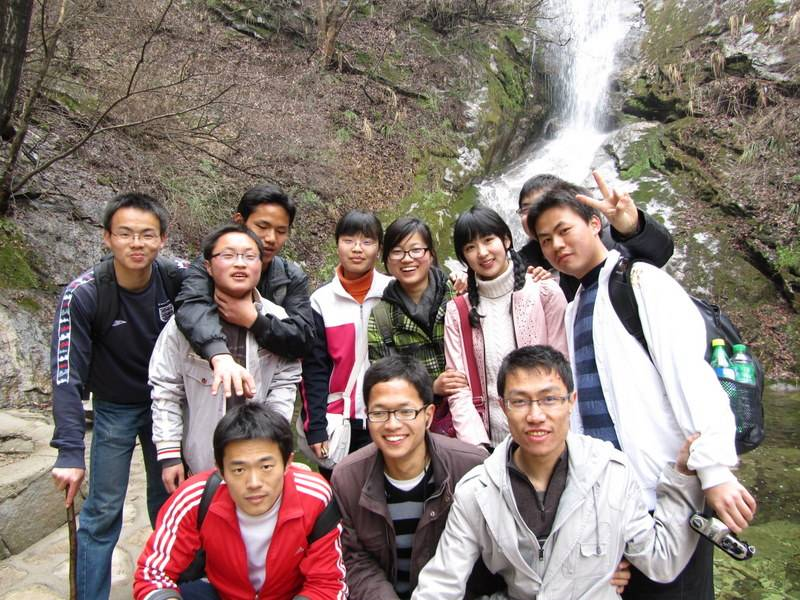
#> input picture faces.jpeg, 800 x 600 px
$ python getting_and_setting.py
#> lines starting #> are read from the running program, lines starting #| are printed output that depends on the picture; after the words box and inside, x2 and y2 are one past the last pixel; in counts of white or black regions, pixels touching at a corner belong together
from __future__ import print_function
import argparse
import cv2

#ap = argparse.ArgumentParser()
#ap.add_argument('-i', '--image', required = True, help = "Path to the image")
#args = vars(ap.parse_args())

image = cv2.imread("../faces.jpeg")
#> image is the input picture: shape (600, 800, 3); mean B, G, R 117, 123.4, 138.2

(b, g, r) = image[0, 0]
#> b = 27; g = 36; r = 39
print("Pixel at (0, 0) - Red: {}, Green: {}, Blue: {}".format(r, g, b))
#| Pixel at (0, 0) - Red: 39, Green: 36, Blue: 27
image[0, 0] = (0, 0, 255)
#> image: shape (600, 800, 3); under 0.01% of pixels changed, all inside (x1, y1, x2, y2) = (0, 0, 1, 1)
(b, g, r) = image[0, 0]
#> b = 0; g = 0; r = 255
print("Pixel at (0, 0) - Red: {}, Green: {}, Blue: {}".format(r, g, b))
#| Pixel at (0, 0) - Red: 255, Green: 0, Blue: 0
cv2.waitKey(0)

corner = image[0:100, 0:100]
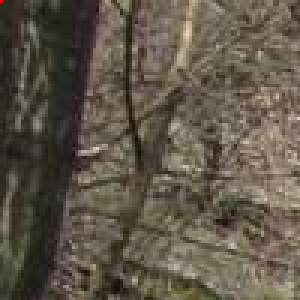
#> corner: shape (100, 100, 3) (shown 3 times larger); mean B, G, R 74.2, 87.1, 95.9
cv2.imshow("Corner", corner)
cv2.waitKey(0)

image[0:100, 0:100] = (0, 255, 0)
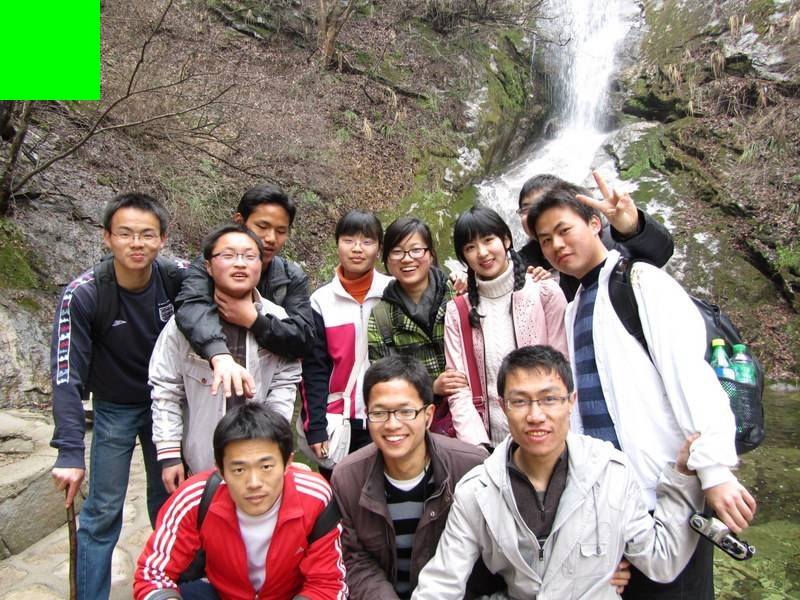
#> image: shape (600, 800, 3); mean B, G, R 115.4, 126.9, 136.2
cv2.imshow("Update", image)
cv2.waitKey(0)

$ run again, with face.JPG copied over faces.jpeg
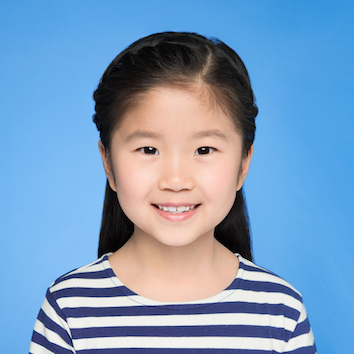
#> input picture face.JPG, 354 x 354 px
#> image is the input picture: shape (354, 354, 3); mean B, G, R 189.3, 155.3, 122.9
#> `(b, g, r) = image[0, 0]`: b = 223; g = 157; r = 76
#| Pixel at (0, 0) - Red: 76, Green: 157, Blue: 223
#> `(b, g, r) = image[0, 0]`: b = 0; r = 255
#| Pixel at (0, 0) - Red: 255, Green: 0, Blue: 0
#> `corner = image[0:100, 0:100]`:
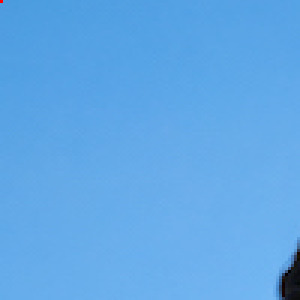
#> corner: shape (100, 100, 3) (shown 3 times larger); mean B, G, R 230.7, 168.1, 96.7
#> `image[0:100, 0:100] = (0, 255, 0)`:
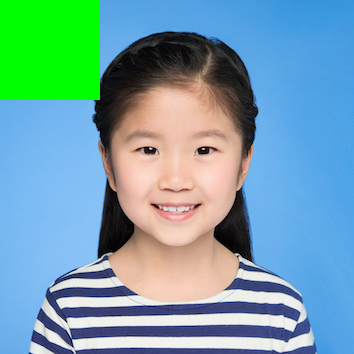
#> image: shape (354, 354, 3); mean B, G, R 170.9, 162.3, 115.2
